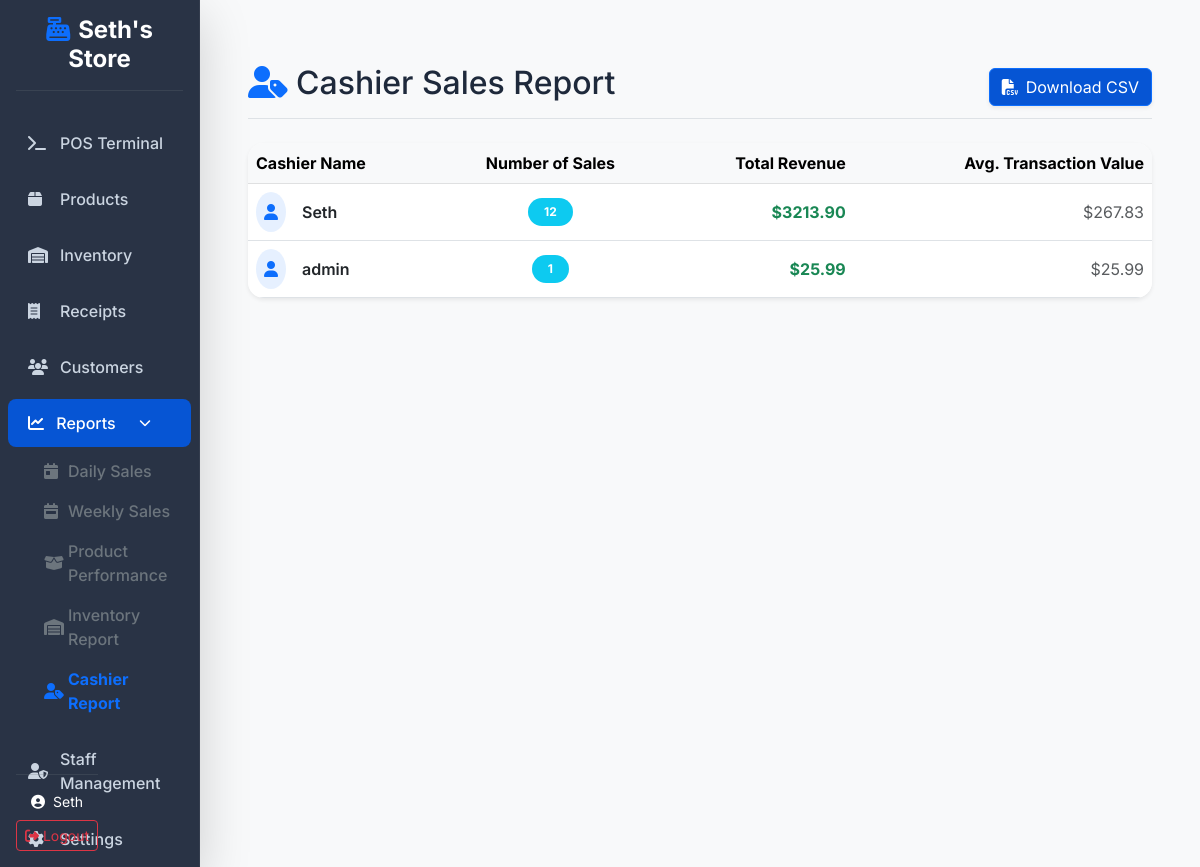
Page /reports/cashiers/ (signed in) on the committed database.
### accounts/models.py (models this page shows, shortened)
class User(AbstractUser):
    ROLE_CHOICES = (
        ('admin', 'Administrator'),
        ('manager', 'Manager'),
        ('cashier', 'Cashier'),
    )
    role = models.CharField(max_length=20, choices=ROLE_CHOICES, default='cashier')

### reports/views_reports.py (the view, shortened to what this page needs)
# urls.py: path('cashiers/', views_reports.cashier_sales_report, name='cashiers'),
@login_required
def cashier_sales_report(request, export=False):
    data = User.objects.filter(sale__isnull=False).distinct().annotate(
        sales_count=Count('sale'),
        total_rev=Sum('sale__total_amount'),
        avg_trans=Avg('sale__total_amount')
    ).order_by('-total_rev')
    return render(request, 'reports/cashier_report.html', {'data': data})

### templates/reports/cashier_report.html (shortened to what this page needs)
{% extends 'base.html' %}
{% block main_content %}
<div class="d-flex justify-content-between flex-wrap flex-md-nowrap align-items-center pt-3 pb-2 mb-4 border-bottom">
    <h1 class="h2"><i class="fas fa-user-tag text-primary me-2"></i>Cashier Sales Report</h1>
    <div class="btn-toolbar mb-2 mb-md-0">
        <a href="{% url 'reports:cashier_sales_export' %}" class="btn btn-primary shadow-sm hover-lift">
            <i class="fas fa-file-csv me-2"></i>Download CSV
        </a>
    </div>
</div>
<div class="card border-0 shadow-sm rounded-4 overflow-hidden mb-4">
    <div class="table-responsive">
        <table class="table table-hover align-middle mb-0">
            <thead class="table-light">
                <tr>
                    <th>Cashier Name</th>
                    <th class="text-center">Number of Sales</th>
                    <th class="text-end">Total Revenue</th>
                    <th class="text-end">Avg. Transaction Value</th>
                </tr>
            </thead>
            <tbody>
                {% for u in data %}
                <tr>
                    <td class="fw-semibold">
                        <div class="d-flex align-items-center">
                            <div class="bg-primary bg-opacity-10 text-primary rounded-circle p-2 me-3">
                                <i class="fas fa-user"></i>
                            </div>
                            {{ u.get_full_name|default:u.username }}
                        </div>
                    </td>
                    <td class="text-center">
                        <span class="badge bg-info rounded-pill px-3 py-2">{{ u.sales_count }}</span>
                    </td>
                    <td class="text-end fw-bold text-success">${{ u.total_rev|floatformat:2|default:"0.00" }}</td>
                    <td class="text-end text-muted">${{ u.avg_trans|floatformat:2|default:"0.00" }}</td>
                </tr>
                {% endfor %}
            </tbody>
        </table>
    </div>
</div>
{% endblock %}

### templates/base.html (shortened to what this page needs)
<!DOCTYPE html>
{% load static %}
<html lang="en">
<head>
    <link href="https://cdn.jsdelivr.net/npm/bootstrap@5.3.0/dist/css/bootstrap.min.css" rel="stylesheet">
    <link rel="stylesheet" href="https://cdnjs.cloudflare.com/ajax/libs/font-awesome/6.4.0/css/all.min.css">
    <link rel="stylesheet" href="{% static 'css/modern-pos.css' %}">
</head>
<body>
    {% if user.is_authenticated %}
    <div class="container-fluid p-0">
        <div class="row g-0">
            <nav class="col-md-3 col-lg-2 d-md-block sidebar collapse shadow-lg glass-panel z-3">
                <div class="sidebar-sticky pt-3">
                    <div class="px-3 mb-4 text-center">
                        <h4 class="text-white fw-bold"><i class="fas fa-cash-register me-2 text-primary"></i>Seth's
                            Store
                        </h4>
                        <hr class="text-secondary opacity-25">
                    </div>
                    <ul class="nav flex-column px-2">
                        <li class="nav-item">
                            <a class="nav-link {% if request.resolver_match.url_name == 'pos' %}active{% endif %}"
                                href="{% url 'sales:pos' %}">
                                <i class="fas fa-terminal"></i> POS Terminal
                            </a>
                        </li>
                        <li class="nav-item">
                            <a class="nav-link {% if 'products' in request.path %}active{% endif %}"
                                href="{% url 'products:list' %}">
                                <i class="fas fa-box"></i> Products
                            </a>
                        </li>
                        <li class="nav-item">
                            <a class="nav-link {% if 'inventory' in request.path %}active{% endif %}"
                                href="{% url 'inventory:list' %}">
                                <i class="fas fa-warehouse"></i> Inventory
                            </a>
                        </li>
                        <li class="nav-item">
                            <a class="nav-link {% if 'receipts' in request.path %}active{% endif %}"
                                href="{% url 'sales:receipts' %}">
                                <i class="fas fa-receipt"></i> Receipts
                            </a>
                        </li>
                        <li class="nav-item">
                            <a class="nav-link {% if 'customers' in request.path %}active{% endif %}"
                                href="{% url 'customers:list' %}">
                                <i class="fas fa-users"></i> Customers
                            </a>
                        </li>
                        <li class="nav-item">
                            <a class="nav-link {% if 'reports' in request.path %}active{% endif %} d-flex align-items-center justify-content-between"
                                data-bs-toggle="collapse" href="#reportsMenu" role="button"
                                aria-expanded="{% if 'reports' in request.path %}true{% else %}false{% endif %}"
                                aria-controls="reportsMenu">
                                <span><i class="fas fa-chart-line me-1"></i> Reports</span>
                                <i class="fas fa-chevron-down" style="font-size: 0.75rem;"></i>
                            </a>
                            <div class="collapse {% if 'reports' in request.path %}show{% endif %}" id="reportsMenu">
                                <ul class="nav flex-column ms-3 mb-2">
                                    <li class="nav-item">
                                        <a class="nav-link py-1 {% if 'daily' in request.path %}text-primary fw-bold{% else %}text-secondary{% endif %}"
                                            href="{% url 'reports:daily_sales' %}">
                                            <i class="fas fa-calendar-day me-1"></i> Daily Sales
                                        </a>
                                    </li>
                                    <li class="nav-item">
                                        <a class="nav-link py-1 {% if 'weekly' in request.path %}text-primary fw-bold{% else %}text-secondary{% endif %}"
                                            href="{% url 'reports:weekly_sales' %}">
                                            <i class="fas fa-calendar-week me-1"></i> Weekly Sales
                                        </a>
                                    </li>
                                    <li class="nav-item">
                                        <a class="nav-link py-1 {% if 'products' in request.path and 'reports' in request.path %}text-primary fw-bold{% else %}text-secondary{% endif %}"
                                            href="{% url 'reports:products' %}">
                                            <i class="fas fa-box-open me-1"></i> Product Performance
                                        </a>
                                    </li>
                                    <li class="nav-item">
                                        <a class="nav-link py-1 {% if 'inventory' in request.path and 'reports' in request.path %}text-primary fw-bold{% else %}text-secondary{% endif %}"
                                            href="{% url 'reports:inventory' %}">
                                            <i class="fas fa-warehouse me-1"></i> Inventory Report
                                        </a>
                                    </li>
                                    <li class="nav-item">
                                        <a class="nav-link py-1 {% if 'cashiers' in request.path %}text-primary fw-bold{% else %}text-secondary{% endif %}"
                                            href="{% url 'reports:cashiers' %}">
                                            <i class="fas fa-user-tag me-1"></i> Cashier Report
                                        </a>
                                    </li>
                                </ul>
                            </div>
                        </li>
                        {% if user.role == 'admin' %}
                        <li class="nav-item">
                            <a class="nav-link {% if 'accounts/employees' in request.path %}active{% endif %}"
                                href="{% url 'accounts:employee_list' %}">
                                <i class="fas fa-user-shield"></i> Staff Management
                            </a>
                        </li>
                        <li class="nav-item">
                            <a class="nav-link" href="{% url 'admin:index' %}">
                                <i class="fas fa-cog"></i> Settings
                            </a>
                        </li>
                        {% endif %}
                    </ul>
                    <div class="mt-auto p-3 text-center" style="position: absolute; bottom: 0; width: inherit;">
                        <hr class="text-secondary opacity-25">
                        <div class="text-white small mb-2">
                            <i class="fas fa-user-circle me-1"></i> {{ user.username }}
                        </div>
                        <form action="{% url 'accounts:logout' %}" method="post">
                            <button type="submit" class="btn btn-outline-danger btn-sm w-100">
                                <i class="fas fa-sign-out-alt"></i> Logout
                            </button>
                        </form>
                    </div>
                </div>
            </nav>
            <main class="col-md-9 ms-sm-auto col-lg-10 px-md-5 py-5 min-vh-100 bg-light">
                {% block main_content %}{% endblock %}
            </main>
        </div>
    </div>
    {% else %}
    <main class="container py-5">
        {% block auth_content %}{% endblock %}
    </main>
    {% endif %}
</body>
</html>

### static/css/modern-pos.css (style rules this page uses)
:root { --primary-color: #0655d4; --secondary-color: #64748b; --success-color: #10b981; --danger-color: #ef4444; --warning-color: #f59e0b; --info-color: #06b6d4; --dark-bg: #1e293b; --light-bg: #f8fafc; --sidebar-bg: #1e293b; --card-bg: #ffffff; --text-primary: #1e293b; --text-secondary: #64748b; --border-color: #e2e8f0; --shadow-sm: 0 2px 4px rgba(0, 0, 0, 0.05), 0 1px 2px rgba(0, 0, 0, 0.1); --shadow-md: 0 10px 15px -3px rgba(0, 0, 0, 0.08), 0 4px 6px -2px rgba(0, 0, 0, 0.04); --shadow-lg: 0 20px 25px -5px rgba(0, 0, 0, 0.1), 0 10px 10px -5px rgba(0, 0, 0, 0.04); --shadow-glow: 0 0 20px rgba(6, 85, 212, 0.2); --transition: all 0.3s cubic-bezier(0.4, 0, 0.2, 1); --border-radius-lg: 20px; --border-radius-md: 12px; }
* { margin: 0; padding: 0; box-sizing: border-box; }
body { font-family: 'Inter', -apple-system, BlinkMacSystemFont, 'Segoe UI', Roboto, sans-serif; background: var(--light-bg); color: var(--text-primary); transition: var(--transition); }
.sidebar { background: var(--sidebar-bg); box-shadow: var(--shadow-lg); min-height: 100vh; transition: var(--transition); border-right: 1px solid rgba(255,255,255,0.05); }
.glass-panel { background: rgba(30, 41, 59, 0.95); backdrop-filter: blur(12px); -webkit-backdrop-filter: blur(12px); }
.sidebar .nav-link { color: #cbd5e1; padding: 12px 20px; margin: 4px 0; border-radius: 8px; transition: var(--transition); display: flex; align-items: center; text-decoration: none; font-weight: 500; }
.sidebar .nav-link.active { background: var(--primary-color); color: #ffffff; }
.sidebar .nav-link i { width: 20px; margin-right: 12px; }
.btn-primary { background: var(--primary-color); color: white; }

### rows in the picture
User: username "Seth", get_full_name "Seth", sales_count "12", total_rev "3213.90", avg_trans "267.83"
User: get_full_name "admin", sales_count "1", total_rev "25.99", avg_trans "25.99"
